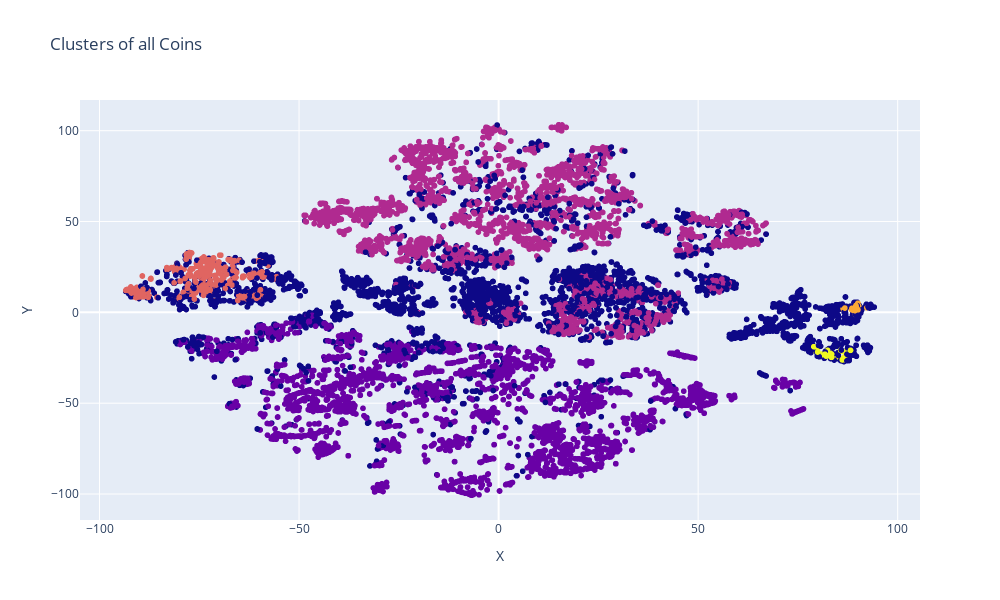

Notebook code cell kept with this figure:
### Code cell
fig = px.scatter(dfplot, x="X", y="Y", color="label", height=600, width=1000, hover_name="name", title="Clusters of all Coins")
fig.update_coloraxes(showscale=False)
fig.show()

### Figure 1 — Plotly figure (JSON) as saved in the notebook; plotly's stock layout.template omitted (floating-point values rounded to 4 significant figures; data arrays with more than 128 entries replaced by an {"elided": "..."} marker saying what was removed)
{"data": [{"hovertemplate": "<b>%{hovertext}</b><br><br>X=%{x}<br>Y=%{y}<br>label=%{marker.color}<extra></extra>", "hovertext": {"elided": "12703 str values"}, "legendgroup": "", "marker": {"color": {"elided": "12703 int values"}, "coloraxis": "coloraxis", "symbol": "circle"}, "mode": "markers", "name": "", "showlegend": false, "type": "scattergl", "x": {"elided": "12703 float values"}, "xaxis": "x", "y": {"elided": "12703 float values"}, "yaxis": "y"}], "layout": {"coloraxis": {"colorbar": {"title": {"text": "label"}}, "colorscale": [[0, "#0d0887"], [0.1111, "#46039f"], [0.2222, "#7201a8"], [0.3333, "#9c179e"], [0.4444, "#bd3786"], [0.5556, "#d8576b"], [0.6667, "#ed7953"], [0.7778, "#fb9f3a"], [0.8889, "#fdca26"], [1, "#f0f921"]], "showscale": false}, "height": 600, "legend": {"tracegroupgap": 0}, "title": {"text": "Clusters of all Coins"}, "width": 1000, "xaxis": {"anchor": "y", "domain": [0, 1], "title": {"text": "X"}}, "yaxis": {"anchor": "x", "domain": [0, 1], "title": {"text": "Y"}}}}
